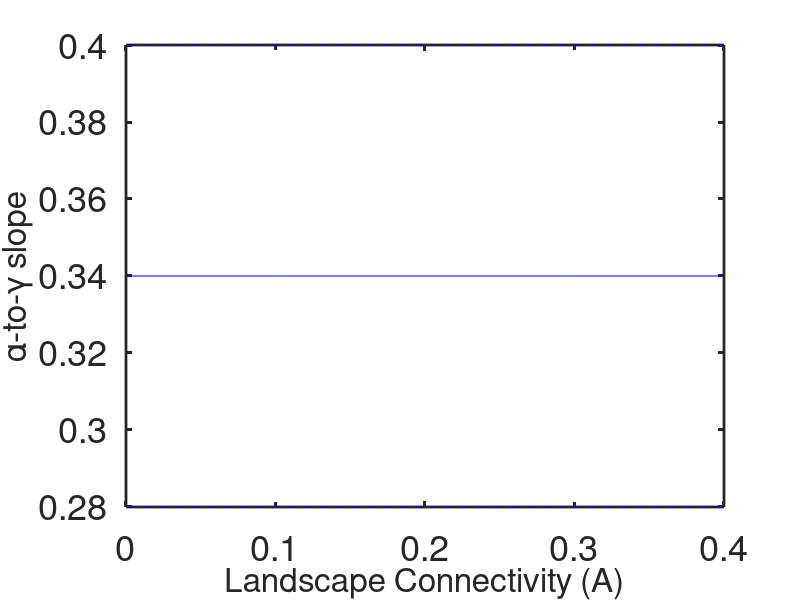

Write the MATLAB code that produced this figure.
x = [0.001 0.01 0.05 0.1 0.15 0.2 0.25 0.3 0.35 0.4];
y = [0.34 0.34 0.34 0.34 0.34 0.34 0.34 0.34 0.34 0.34];%mean 10 regionalisations (Fig SI3)
plot(x,y,'b-')

hold on
%CI
x = [0.001 0.01 0.05 0.1 0.15 0.2 0.25 0.3 0.35 0.4];
y = [0.28 0.28 0.28 0.28 0.28 0.28 0.28 0.28 0.28 0.28]
plot(x,y,'b--')

hold on
%CI
x = [0.001 0.01 0.05 0.1 0.15 0.2 0.25 0.3 0.35 0.4];
y = [0.4 0.4 0.4 0.4 0.4 0.4 0.4 0.4 0.4 0.4]
plot(x,y,'b--')

set(gca, "linewidth", 2, "fontsize", 26)
ylabel('\alpha-to-\gamma slope',"fontsize",24)
xlabel('Landscape Connectivity (A)',"fontsize",24)




